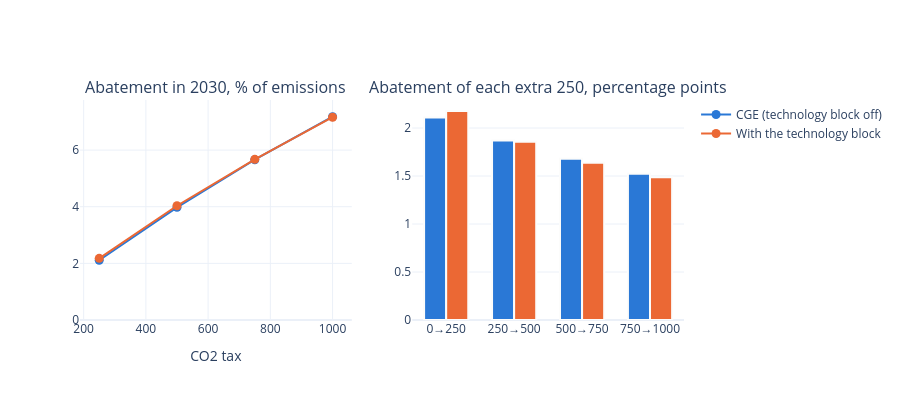

This figure's notebook cell:
### Markdown cell above
## How much each step of the tax removes

The abatement in 2030 against the size of the tax, and what each extra 250 adds. The two versions of the model
lie almost on top of each other: the technology block covers only two energy services (heating in the dairy
industry, processes under the ETS in cement), so at the level of the whole economy the abatement comes from the
substitution in the CGE part.

### Code cell
Y = 2030
ab = pd.DataFrame({m: [-effect(V, m, L, [Y]).iloc[0] for L in LEVELS] for m in ['cge', 'et']}, index=LEVELS)
fig = make_subplots(rows=1, cols=2, subplot_titles=['Abatement in 2030, % of emissions',
                                                    'Abatement of each extra 250, percentage points'],
                    horizontal_spacing=0.1)
for i, m in enumerate(['cge', 'et']):
    fig.add_trace(go.Scatter(x=LEVELS, y=ab[m], mode='lines+markers', name=MODEL[m],
                             line=dict(color=gv.CAT[i], width=2), marker=dict(size=9),
                             hovertemplate='+%{x}: %{y:.2f} %<extra>' + MODEL[m] + '</extra>'), row=1, col=1)
    step = ab[m].diff().fillna(ab[m])
    fig.add_trace(go.Bar(x=[f'{L - 250}→{L}' for L in LEVELS], y=step, name=MODEL[m], showlegend=False,
                         marker=dict(color=gv.CAT[i], line=dict(width=2, color='#fcfcfb')),
                         hovertemplate='%{x}: %{y:.2f} pp<extra>' + MODEL[m] + '</extra>'), row=1, col=2)
fig.update_layout(template=gv.TEMPLATE, height=400, barmode='group', bargap=0.35)
fig.update_xaxes(title_text='CO2 tax', row=1, col=1)
fig.update_yaxes(rangemode='tozero')
fig.show()
ab.round(2)

### Figure 1 — Plotly figure (JSON) as saved in the notebook; plotly's stock layout.template omitted (floating-point values rounded to 4 significant figures)
{"data": [{"hovertemplate": "+%{x}: %{y:.2f} %<extra>CGE (technology block off)</extra>", "line": {"color": "#2a78d6", "width": 2}, "marker": {"size": 9}, "mode": "lines+markers", "name": "CGE (technology block off)", "type": "scatter", "x": [250, 500, 750, 1000], "xaxis": "x", "y": [2.109, 3.98, 5.66, 7.182], "yaxis": "y"}, {"hovertemplate": "%{x}: %{y:.2f} pp<extra>CGE (technology block off)</extra>", "marker": {"color": "#2a78d6", "line": {"color": "#fcfcfb", "width": 2}}, "name": "CGE (technology block off)", "showlegend": false, "type": "bar", "x": ["0→250", "250→500", "500→750", "750→1000"], "xaxis": "x2", "y": [2.109, 1.871, 1.68, 1.522], "yaxis": "y2"}, {"hovertemplate": "+%{x}: %{y:.2f} %<extra>With the technology block</extra>", "line": {"color": "#eb6834", "width": 2}, "marker": {"size": 9}, "mode": "lines+markers", "name": "With the technology block", "type": "scatter", "x": [250, 500, 750, 1000], "xaxis": "x", "y": [2.177, 4.035, 5.674, 7.161], "yaxis": "y"}, {"hovertemplate": "%{x}: %{y:.2f} pp<extra>With the technology block</extra>", "marker": {"color": "#eb6834", "line": {"color": "#fcfcfb", "width": 2}}, "name": "With the technology block", "showlegend": false, "type": "bar", "x": ["0→250", "250→500", "500→750", "750→1000"], "xaxis": "x2", "y": [2.177, 1.858, 1.639, 1.488], "yaxis": "y2"}], "layout": {"annotations": [{"font": {"size": 16}, "showarrow": false, "text": "Abatement in 2030, % of emissions", "x": 0.225, "xanchor": "center", "xref": "paper", "y": 1, "yanchor": "bottom", "yref": "paper"}, {"font": {"size": 16}, "showarrow": false, "text": "Abatement of each extra 250, percentage points", "x": 0.775, "xanchor": "center", "xref": "paper", "y": 1, "yanchor": "bottom", "yref": "paper"}], "bargap": 0.35, "barmode": "group", "height": 400, "xaxis": {"anchor": "y", "domain": [0, 0.45], "title": {"text": "CO2 tax"}}, "xaxis2": {"anchor": "y2", "domain": [0.55, 1]}, "yaxis": {"anchor": "x", "domain": [0, 1], "rangemode": "tozero"}, "yaxis2": {"anchor": "x2", "domain": [0, 1], "rangemode": "tozero"}}}
